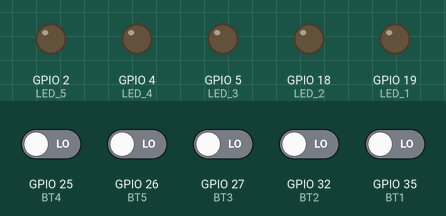
Bench run of a program on a simulated ESP32. On the bench: output pins drawn as LEDs (lit = HIGH). The inputs (shaded band) are chosen by the test bench; at power-on: GPIO 25 (BT4), GPIO 26 (BT5), GPIO 27 (BT3), GPIO 32 (BT2), GPIO 35 (BT1) LOW.

Above: at 1.2 s.
1.3 s: GPIO 25 (BT4) driven HIGH
At 2.0 s:
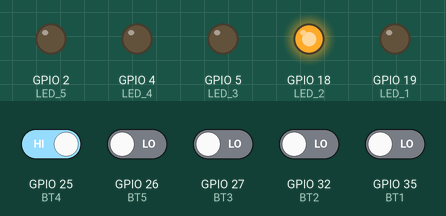
2.8 s: GPIO 26 (BT5) driven HIGH
At 3.1 s:
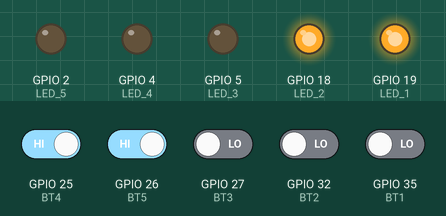
4.3 s: GPIO 27 (BT3) driven HIGH
At 5.5 s:
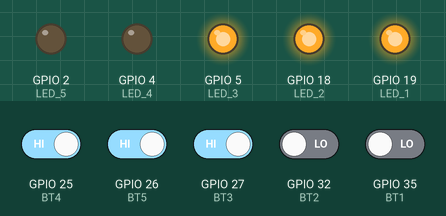
5.8 s: GPIO 32 (BT2) driven HIGH
At 6.6 s:
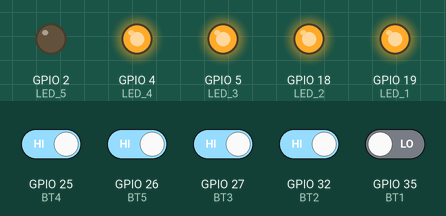
7.3 s: GPIO 35 (BT1) driven HIGH
At 7.8 s:
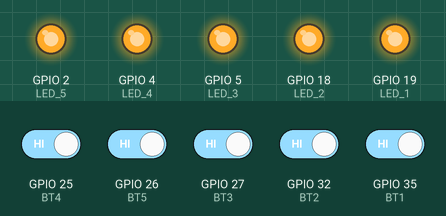
8.8 s: GPIO 25 (BT4) driven LOW
At 10.1 s:
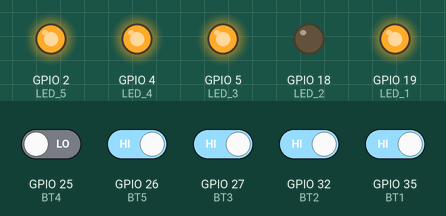
Timing chart, 0 to 11.3 s (numbered marks = the images above; inputs shaded):
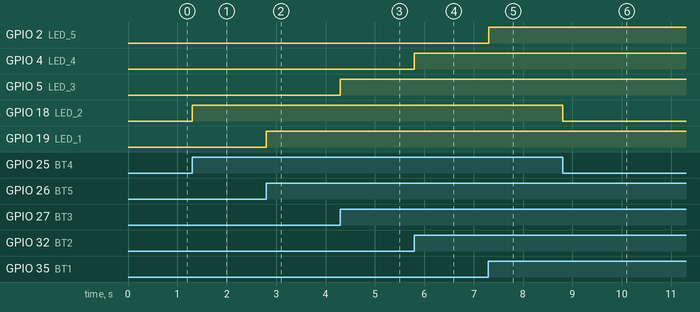

Measured:
- after the input at 1.3 s, GPIO 18 (LED_2): LOW → HIGH at once
- after the input at 2.8 s, GPIO 19 (LED_1): LOW → HIGH at once
- after the input at 4.3 s, GPIO 5 (LED_3): LOW → HIGH at once
- after the input at 5.8 s, GPIO 4 (LED_4): LOW → HIGH at once
- after the input at 7.3 s, GPIO 2 (LED_5): LOW → HIGH at once
- after the input at 8.8 s, GPIO 18 (LED_2): HIGH → LOW at once

The program:

main.cpp
```cpp
#include <Arduino.h>

#define LED_1 19  // Verde
#define LED_2 18  // Amarelo
#define LED_3 5   // Vermelho
#define LED_4 4   // Verde
#define LED_5 2   // Vermelho

#define BT1 35
#define BT2 32
#define BT3 27
#define BT4 25
#define BT5 26

void setup() {
  pinMode(LED_1, OUTPUT);
  pinMode(LED_2, OUTPUT);
  pinMode(LED_3, OUTPUT);
  pinMode(LED_4, OUTPUT);
  pinMode(LED_5, OUTPUT);

  pinMode(BT1, INPUT);
  pinMode(BT2, INPUT);
  pinMode(BT3, INPUT);
  pinMode(BT4, INPUT);
  pinMode(BT5, INPUT);

  digitalWrite(LED_1, LOW);
  digitalWrite(LED_2, LOW);
  digitalWrite(LED_3, LOW);
  digitalWrite(LED_4, LOW);
  digitalWrite(LED_5, LOW);
}

void loop() {

  if(digitalRead(BT1) == HIGH){
    digitalWrite(LED_5, HIGH);
  } else digitalWrite(LED_5, LOW);

  if(digitalRead(BT2) == HIGH){
    digitalWrite(LED_4, HIGH);
  } else digitalWrite(LED_4, LOW);

   if(digitalRead(BT3) == HIGH){
    digitalWrite(LED_3, HIGH);
  } else digitalWrite(LED_3, LOW);

   if(digitalRead(BT4) == HIGH){
    digitalWrite(LED_2, HIGH);
  } else digitalWrite(LED_2, LOW);

   if(digitalRead(BT5) == HIGH){
    digitalWrite(LED_1, HIGH);
  } else digitalWrite(LED_1, LOW);

}
```
